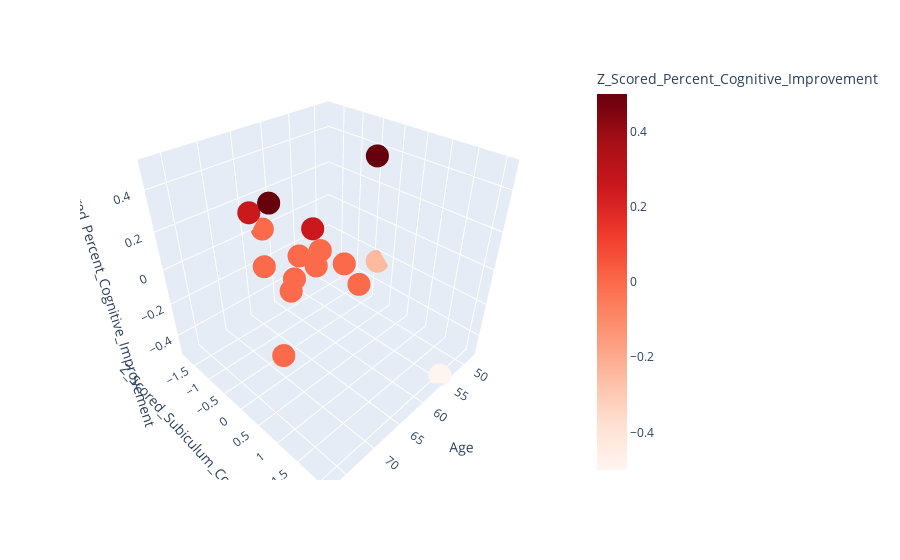

Notebook code cell kept with this figure:
### Code cell
# Example usage
plot = generate_scatterplot(dataframe=data_df, 
                            data_dict=data_dict,
                            correlation=True,
                            palette='Reds',
                            out_dir=out_dir)
plot

### Figure 1 — Plotly figure (JSON) as saved in the notebook; plotly's stock layout.template omitted (floating-point values rounded to 4 significant figures)
{"data": [{"hovertemplate": "Age=%{x}<br>Z_Scored_Subiculum_Connectivity=%{y}<br>Z_Scored_Percent_Cognitive_Improvement=%{marker.color}<extra></extra>", "legendgroup": "", "marker": {"color": [0.25, 0, 0, 0, 0.25, -0.25, 0, 0.5, 0, 0, 0, 0, 0, 0.5, 0, -0.5], "coloraxis": "coloraxis", "symbol": "circle"}, "mode": "markers", "name": "", "scene": "scene", "showlegend": false, "type": "scatter3d", "x": [65, 69, 67, 62, 68, 48, 62, 56, 60, 63, 77, 63, 60, 73, 68, 55], "y": [0.0987, 0.117, -0.101, -1.81, -1.06, -0.338, 0.79, 0.371, -0.429, -0.119, 1.17, -0.574, 0.19, 0.39, -0.756, 2.08], "z": [0.25, 0, 0, 0, 0.25, -0.25, 0, 0.5, 0, 0, 0, 0, 0, 0.5, 0, -0.5]}], "layout": {"coloraxis": {"colorbar": {"title": {"text": "Z_Scored_Percent_Cognitive_Improvement"}}, "colorscale": [[0, "rgb(255,245,240)"], [0.125, "rgb(254,224,210)"], [0.25, "rgb(252,187,161)"], [0.375, "rgb(252,146,114)"], [0.5, "rgb(251,106,74)"], [0.625, "rgb(239,59,44)"], [0.75, "rgb(203,24,29)"], [0.875, "rgb(165,15,21)"], [1, "rgb(103,0,13)"]]}, "legend": {"tracegroupgap": 0}, "margin": {"t": 60}, "scene": {"domain": {"x": [0, 1], "y": [0, 1]}, "xaxis": {"title": {"text": "Age"}}, "yaxis": {"title": {"text": "Z_Scored_Subiculum_Connectivity"}}, "zaxis": {"title": {"text": "Z_Scored_Percent_Cognitive_Improvement"}}}}}
